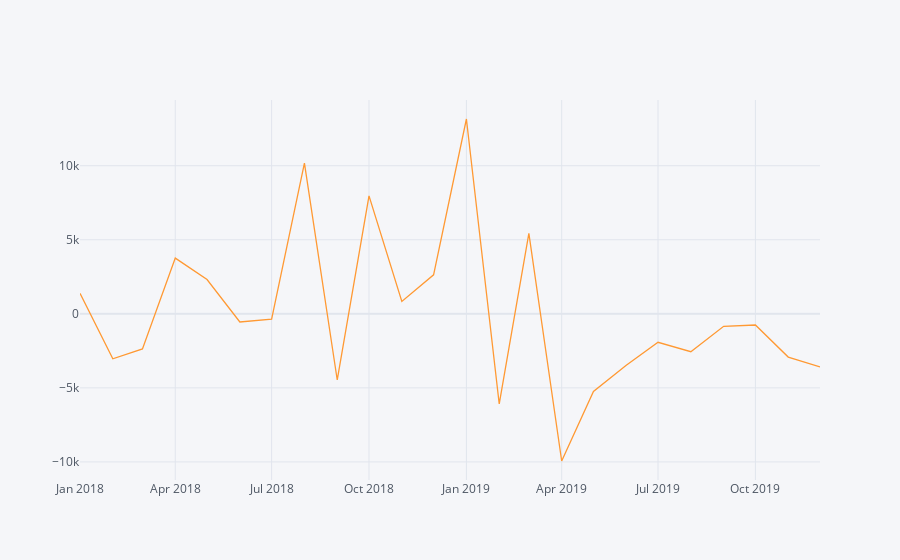

Write notebook code for a chart like this one.
### Code cell
# 후보 모델들 잔차 그래프 그려보기
for arg, model in model_dict.items():
    try:
        model = model_dict[arg]
        model_fit = model.fit()
        print(f"ARIMA{arg}")
        print(model_fit.summary())
        resid = pd.Series(model_fit.resid)
        resid.iplot(kind='scatter')
        resid.plot(kind='kde')
    except:
        print(f"ARIMA{arg} 부적합 모델로 판단")

# 우전 잔차들의 그래프 그림상 서로 다른 차이를 보이지 않았다.
# ARIMA(1,0,2) 모델의 정보손실량(AIC, BIC)가 가장 작은 것으로 나타내어 해당모델을 최종모델로 선정

### Figure 1 — Plotly figure (JSON) as saved in the notebook; plotly's stock layout.template omitted (floating-point values rounded to 4 significant figures)
{"data": [{"line": {"color": "rgba(255, 153, 51, 1.0)", "dash": "solid", "shape": "linear", "width": 1.3}, "mode": "lines", "name": "None", "text": "", "type": "scatter", "x": ["2018-01", "2018-02", "2018-03", "2018-04", "2018-05", "2018-06", "2018-07", "2018-08", "2018-09", "2018-10", "2018-11", "2018-12", "2019-01", "2019-02", "2019-03", "2019-04", "2019-05", "2019-06", "2019-07", "2019-08", "2019-09", "2019-10", "2019-11", "2019-12"], "y": [1379.0, -3036.0, -2365.0, 3765.0, 2317.0, -549.6, -355.2, 10180.0, -4466.0, 7966.0, 841.1, 2637.0, 13160.0, -6086.0, 5436.0, -9937.0, -5237.0, -3465.0, -1922.0, -2558.0, -841.5, -753.9, -2919.0, -3586.0]}], "layout": {"legend": {"bgcolor": "#F5F6F9", "font": {"color": "#4D5663"}}, "paper_bgcolor": "#F5F6F9", "plot_bgcolor": "#F5F6F9", "title": {"font": {"color": "#4D5663"}}, "xaxis": {"gridcolor": "#E1E5ED", "showgrid": true, "tickfont": {"color": "#4D5663"}, "title": {"font": {"color": "#4D5663"}, "text": ""}, "zerolinecolor": "#E1E5ED"}, "yaxis": {"gridcolor": "#E1E5ED", "showgrid": true, "tickfont": {"color": "#4D5663"}, "title": {"font": {"color": "#4D5663"}, "text": ""}, "zerolinecolor": "#E1E5ED"}}}
